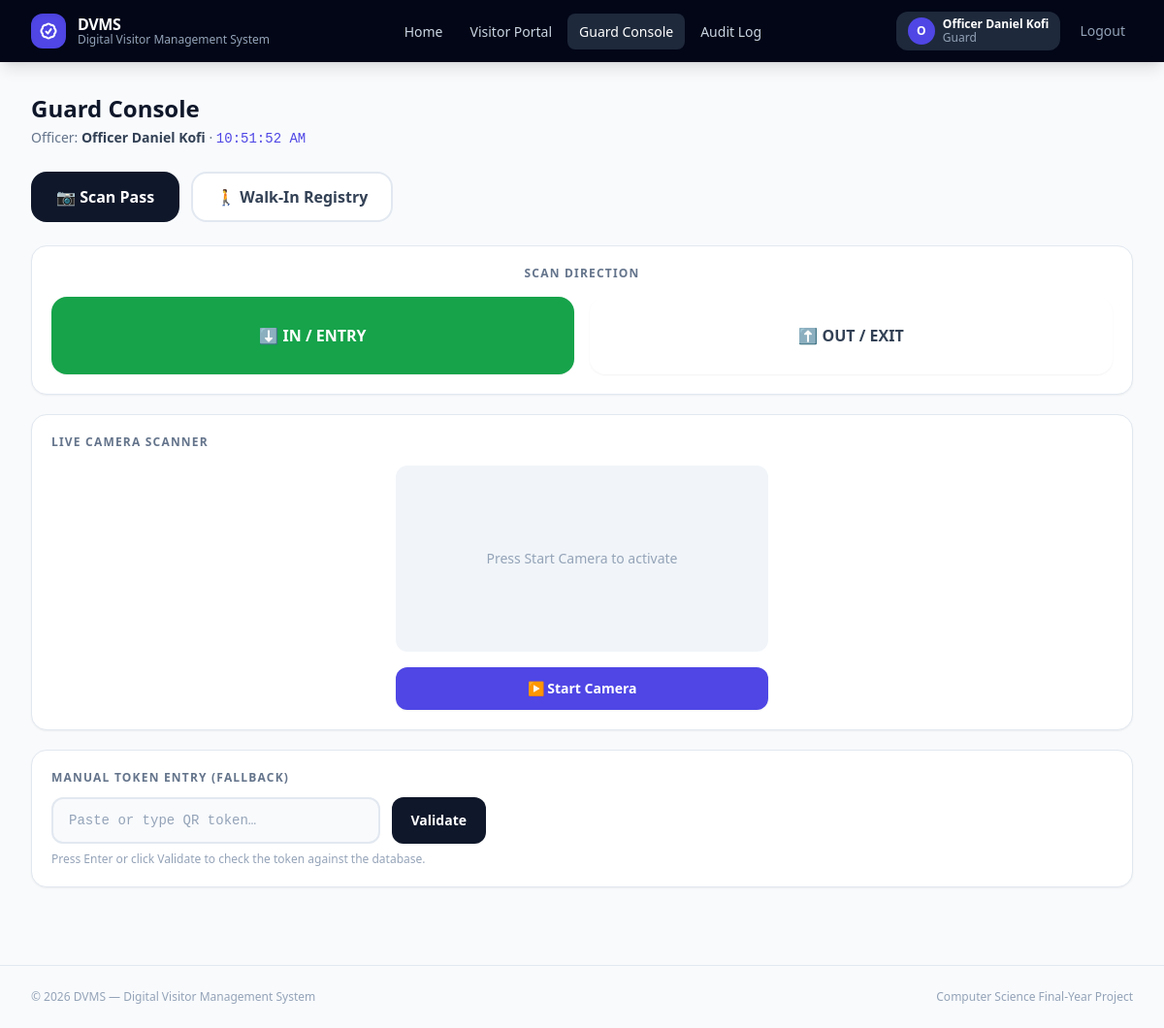
The page /guard (signed in) on the database its author committed.
### app.py (models this page shows, shortened)
class User(db.Model):
    __tablename__ = "users"
    id = db.Column(db.Integer, primary_key=True)
    login_id = db.Column(db.String(64), unique=True, nullable=False, index=True)
    name = db.Column(db.String(128), nullable=False)
    password_hash = db.Column(db.String(256), nullable=False)
    role = db.Column(db.String(32), nullable=False, default="internal")

### app.py (the view)
@app.route("/guard")
@role_required("guard")
def guard_page():
    user = User.query.get(session["user_id"])
    return render_template("guard.html", user=user, departments=DEPARTMENTS)

### app.py (called while the page is built)
def role_required(role):
    def decorator(f):
        @wraps(f)
        def wrapped(*args, **kwargs):
            if "user_id" not in session:
                return redirect(url_for("index"))
            _u = User.query.get(session["user_id"])
            if not _u or _u.role != role:
                session.clear()
                abort(403)
            return f(*args, **kwargs)
        return wrapped
    return decorator

@app.after_request
def set_security_headers(response):
    response.headers.setdefault("X-Content-Type-Options", "nosniff")
    response.headers.setdefault("X-Frame-Options", "DENY")
    response.headers.setdefault("X-XSS-Protection", "1; mode=block")
    response.headers.setdefault("Referrer-Policy", "strict-origin-when-cross-origin")
    return response

@app.context_processor
def inject_globals():
    today = date.today()
    stats = {
        "active": PassRequest.query.filter(
            PassRequest.status == "Approved",
            PassRequest.visit_date >= today,
        ).count(),
        "pending": (
            PassRequest.query.filter_by(status="Pending").count()
            + VisitorRequest.query.filter_by(status="Pending").count()
        ),
        "visitors": VisitorRequest.query.count(),
        "audit": AuditLog.query.count(),
    }
    is_authenticated = "user_id" in session
    current_user = User.query.get(session["user_id"]) if is_authenticated else None
    return {
        "stats": stats,
        "now_year": datetime.utcnow().year,
        "is_authenticated": is_authenticated,
        "current_user": current_user,
    }

### templates/guard.html (shortened to what this page needs)
{% extends "base.html" %}
{% block content %}
<div class="mb-6">
  <h1 class="text-2xl font-bold text-slate-900">Guard Console</h1>
  <p class="text-slate-500 text-sm mt-1">
    Officer: <span class="font-semibold text-slate-700">{{ current_user.name }}</span> ·
    <span id="liveClock" class="font-mono text-indigo-600"></span>
  </p>
</div>
<div class="flex gap-3 mb-6">
  <button data-guard-tab="scan"
          class="flex-1 sm:flex-none px-6 py-3 rounded-2xl text-base font-bold border-2 transition">
    📷 Scan Pass
  </button>
  <button data-guard-tab="walkin"
          class="flex-1 sm:flex-none px-6 py-3 rounded-2xl text-base font-bold border-2 transition">
    🚶 Walk-In Registry
  </button>
</div>
<div data-guard-panel="scan">
  <div class="bg-white rounded-2xl border border-slate-200 shadow-sm p-5 mb-5">
    <p class="text-xs font-bold text-slate-500 uppercase tracking-widest text-center mb-4">Scan Direction</p>
    <div class="grid grid-cols-2 gap-4">
      <button id="dirEntry"
              class="h-20 rounded-2xl text-xl font-black border-2 transition-all duration-200 shadow-sm">
        ⬇️ IN / ENTRY
      </button>
      <button id="dirExit"
              class="h-20 rounded-2xl text-xl font-black border-2 transition-all duration-200 shadow-sm">
        ⬆️ OUT / EXIT
      </button>
    </div>
  </div>
  <div class="bg-white rounded-2xl border border-slate-200 shadow-sm p-5 mb-5">
    <p class="text-xs font-bold text-slate-500 uppercase tracking-widest mb-4">Live Camera Scanner</p>
    <div id="qr-reader" class="w-full max-w-sm mx-auto rounded-xl overflow-hidden bg-slate-100 min-h-[12rem] flex items-center justify-center">
      <p class="text-slate-400 text-sm font-medium px-4 text-center">Press Start Camera to activate</p>
    </div>
    <div class="flex gap-3 mt-4 max-w-sm mx-auto">
      <button id="startScanBtn"
              class="flex-1 bg-indigo-600 hover:bg-indigo-700 text-white font-bold py-3 rounded-xl
                     text-sm transition shadow-sm">
        ▶ Start Camera
      </button>
    </div>
  </div>
  <div class="bg-white rounded-2xl border border-slate-200 shadow-sm p-5">
    <p class="text-xs font-bold text-slate-500 uppercase tracking-widest mb-3">Manual Token Entry (Fallback)</p>
    <div class="flex gap-3 max-w-md">
      <input type="text" id="manualToken" placeholder="Paste or type QR token…"
             class="flex-1 px-4 py-3 rounded-xl border-2 border-slate-200 bg-slate-50
                    text-slate-900 text-sm font-mono placeholder-slate-400
                    focus:outline-none focus:ring-2 focus:ring-indigo-500 focus:border-transparent transition" />
      <button id="manualScanBtn"
              class="bg-slate-900 hover:bg-slate-800 text-white font-bold px-5 py-3 rounded-xl
                     text-sm transition shadow-sm whitespace-nowrap">
        Validate
      </button>
    </div>
    <p class="text-xs text-slate-400 mt-2">Press Enter or click Validate to check the token against the database.</p>
  </div>
</div>
{% endblock %}

### templates/base.html (shortened to what this page needs)
<!DOCTYPE html>
<html lang="en" class="h-full">
<head>
  <script src="https://cdn.tailwindcss.com"></script>
</head>
<body class="h-full bg-slate-50 text-slate-900 antialiased">
  <header class="bg-slate-950 sticky top-0 z-40 shadow-lg">
    <div class="max-w-screen-xl mx-auto px-4 sm:px-6 lg:px-8">
      <div class="flex items-center justify-between h-16">
        <a href="{{ url_for('index') }}" class="flex items-center gap-3 group">
          <div class="w-9 h-9 rounded-xl bg-indigo-600 flex items-center justify-center shadow-inner">
          </div>
          <div>
            <p class="text-white font-bold text-base leading-none tracking-tight">DVMS</p>
            <p class="text-slate-400 text-xs leading-none mt-0.5">Digital Visitor Management System</p>
          </div>
        </a>
        <nav class="hidden md:flex items-center gap-1">
          <a href="{{ url_for('index') }}"
             class="nav-link {% if request.endpoint == 'index' %}active{% endif %}">Home</a>
          <a href="{{ url_for('public_page') }}"
             class="nav-link {% if request.endpoint == 'public_page' %}active{% endif %}">Visitor Portal</a>
          {% if is_authenticated %}
            {% if current_user.role == 'guard' %}
              <a href="{{ url_for('guard_page') }}"
                 class="nav-link {% if request.endpoint == 'guard_page' %}active{% endif %}">Guard Console</a>
            {% endif %}
            <a href="{{ url_for('audit_page') }}"
               class="nav-link {% if request.endpoint == 'audit_page' %}active{% endif %}">Audit Log</a>
          {% endif %}
        </nav>
        <div class="flex items-center gap-3">
          {% if is_authenticated %}
            <div class="hidden sm:flex items-center gap-2 bg-slate-800 rounded-xl px-3 py-1.5">
              <div class="w-7 h-7 rounded-full bg-indigo-600 flex items-center justify-center">
                <span class="text-white text-xs font-bold">{{ current_user.name[0] }}</span>
              </div>
              <div>
                <p class="text-white text-xs font-semibold leading-none">{{ current_user.name }}</p>
                <p class="text-slate-400 text-xs capitalize leading-none mt-0.5">{{ current_user.role }}</p>
              </div>
            </div>
            <a href="{{ url_for('logout') }}"
               class="text-slate-400 hover:text-red-400 text-sm font-medium transition-colors px-2 py-1 rounded-lg">
              Logout
            </a>
          {% else %}
            <a href="{{ url_for('auth_page') }}"
               class="bg-indigo-600 hover:bg-indigo-500 text-white text-sm font-semibold px-4 py-2 rounded-xl transition-colors">
              Staff Login
            </a>
          {% endif %}
        </div>
      </div>
    </div>
  </header>
  <main class="max-w-screen-xl mx-auto px-4 sm:px-6 lg:px-8 py-8">
    {% block content %}{% endblock %}
  </main>
  <footer class="border-t border-slate-200 mt-12 py-6">
    <div class="max-w-screen-xl mx-auto px-4 sm:px-6 lg:px-8 flex flex-col sm:flex-row items-center justify-between gap-2">
      <p class="text-slate-400 text-xs">© {{ now_year }} DVMS — Digital Visitor Management System</p>
      <p class="text-slate-400 text-xs">Computer Science Final-Year Project</p>
    </div>
  </footer>
</body>
</html>

### templates/base.html (style rules this page uses)
.nav-link { color: rgb(203 213 225); font-size: .875rem; font-weight: 500; padding: .5rem .75rem; border-radius: .5rem; transition: color 150ms, background-color 150ms; }
.nav-link.active { color: #fff; background-color: rgb(30 41 59); }

### rows shown on the page
User: name "O", name "Officer Daniel Kofi", role "Guard"
